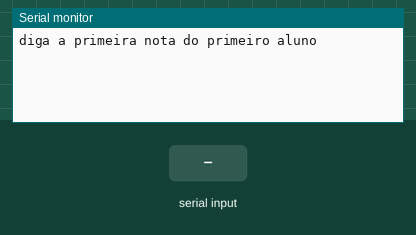
Recording of a sketch running on a simulated Arduino Uno, built with avr-gcc and run on an emulated ATmega328P. On the bench: the last lines printed to the serial monitor. The test bench sets the inputs (shaded band).

Above: at 1.2 s.
1.3 s: "90,45,200\n" received over Serial
At 2.1 s:
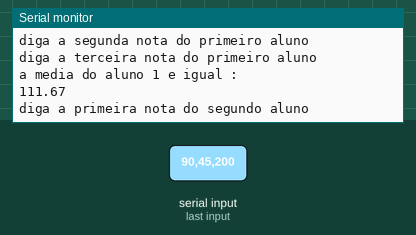
2.8 s: "30,150,10\n" received over Serial
At 3.5 s:
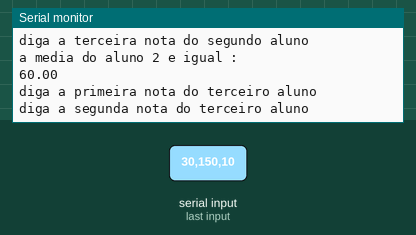
4.3 s: "90,45\n" received over Serial
At 5.1 s:
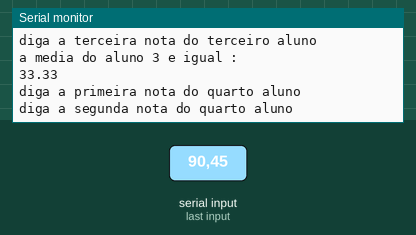
5.8 s: "30,150\n" received over Serial
At 7.6 s:
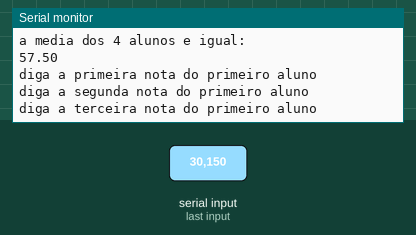
Timing chart, 0 to 8.3 s (numbered marks = the images above; inputs shaded):
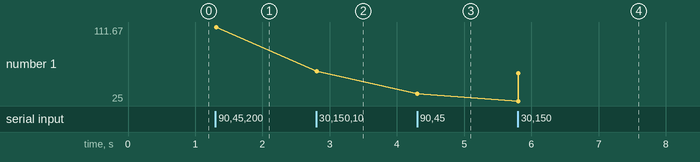

Measured:
- after the input at 1.3 s, the serial monitor: prints a new line at once (image 1)
- after the input at 2.8 s, the serial monitor: prints a new line at once (image 2)
- after the input at 4.3 s, the serial monitor: prints a new line at once (image 3)
- after the input at 5.8 s, the serial monitor: prints a new line at once (image 4)
- plotted number 1: 111.67 → 60 after the input at 2.8 s, 60 → 33.33 after the input at 4.3 s, 33.33 → 57.5 after the input at 5.8 s

The sketch:

arduino2.ino
```cpp
/* Crie um programa que receba 3 notas de 4 alunos. Calcule a média de
cada aluno e a média da turma. Ao final, apresente as notas dos alunos, as
médias e a média da turma.

 Crie um programa que receba 3 valores. Calcule a soma dos dois
primeiros. O resultado obtido deve ser multiplicado pelo terceiro. Ao final,
apresente os números informados e o resultado da operação.*/

void setup()
{
  Serial.begin(115200); //inicia a comunicação tipo serial
}

void loop()
{
  float a1, a2, a3, a4, n1a1, n2a1, n3a1, n1a2, n2a2, n3a2,
  n1a3, n2a3, n3a3, n1a4, n2a4, n3a4, mediaA1 = 0,
    mediaA2 = 0, mediaA3 = 0, mediaA4 = 0, mediaTotal = 0; //declara as variáveis

  //primeiro aluno

  Serial.println("diga a primeira nota do primeiro aluno");
  while(Serial.available() == 0){} //aguarda o usuário dar um valor para n1a1
  n1a1 = Serial.parseFloat();

  Serial.println("diga a segunda nota do primeiro aluno");
  while(Serial.available() == 0){} //aguarda o usuário dar um valor para n2a1
  n2a1 = Serial.parseFloat();

  Serial.println("diga a terceira nota do primeiro aluno");
  while(Serial.available() == 0){} //aguarda o usuário dar um valor para n3a1
  n3a1 = Serial.parseFloat();

  mediaA1 = (n1a1 + n2a1 + n3a1)/3; //faz o calculo e grava em "mediaA1"

  //printa o resultado todo
  Serial.println("a media do aluno 1 e igual :");
  Serial.println(mediaA1);

   //segundo aluno

  Serial.println("diga a primeira nota do segundo aluno");
  while(Serial.available() == 0){} //aguarda o usuário dar um valor para n1a1
  n1a2 = Serial.parseFloat();

  Serial.println("diga a segunda nota do segundo aluno");
  while(Serial.available() == 0){} //aguarda o usuário dar um valor para n2a1
  n2a2 = Serial.parseFloat();

  Serial.println("diga a terceira nota do segundo aluno");
  while(Serial.available() == 0){} //aguarda o usuário dar um valor para n3a1
  n3a2 = Serial.parseFloat();

  mediaA2 = (n1a2 + n2a2 + n3a2)/3; //faz o calculo e grava em "mediaA2"

  //printa o resultado todo
  Serial.println("a media do aluno 2 e igual :");
  Serial.println(mediaA2);

   //terceiro aluno

  Serial.println("diga a primeira nota do terceiro aluno");
  while(Serial.available() == 0){} //aguarda o usuário dar um valor para n1a1
  n1a3 = Serial.parseFloat();

  Serial.println("diga a segunda nota do terceiro aluno");
  while(Serial.available() == 0){} //aguarda o usuário dar um valor para n2a1
  n2a3 = Serial.parseFloat();

  Serial.println("diga a terceira nota do terceiro aluno");
  while(Serial.available() == 0){} //aguarda o usuário dar um valor para n3a1
  n3a3 = Serial.parseFloat();

  mediaA3 = (n1a3 + n2a3 + n3a3)/3; //faz o calculo e grava em "mediaA3"

  //printa o resultado todo
  Serial.println("a media do aluno 3 e igual :");
  Serial.println(mediaA3);

  //quarto aluno

  Serial.println("diga a primeira nota do quarto aluno");
  while(Serial.available() == 0){} //aguarda o usuário dar um valor para n1a4
  n1a3 = Serial.parseFloat();

  Serial.println("diga a segunda nota do quarto aluno");
  while(Serial.available() == 0){} //aguarda o usuário dar um valor para n2a4
  n2a3 = Serial.parseFloat();

  Serial.println("diga a terceira nota do quarto aluno");
  while(Serial.available() == 0){} //aguarda o usuário dar um valor para n3a4
  n3a3 = Serial.parseFloat();

  mediaA4 = (n1a3 + n2a3 + n3a3)/3; //faz o calculo e grava em "mediaA4"

  //printa o resultado todo
  Serial.println("a media do aluno 4 e igual :");
  Serial.println(mediaA4);

  //media de todos
  mediaTotal = (mediaA1 + mediaA2 + mediaA3 + mediaA4)/4; //faz o calculo da media de todos

  Serial.println("a media dos 4 alunos e igual: ");
  Serial.println(mediaTotal);
}
```
